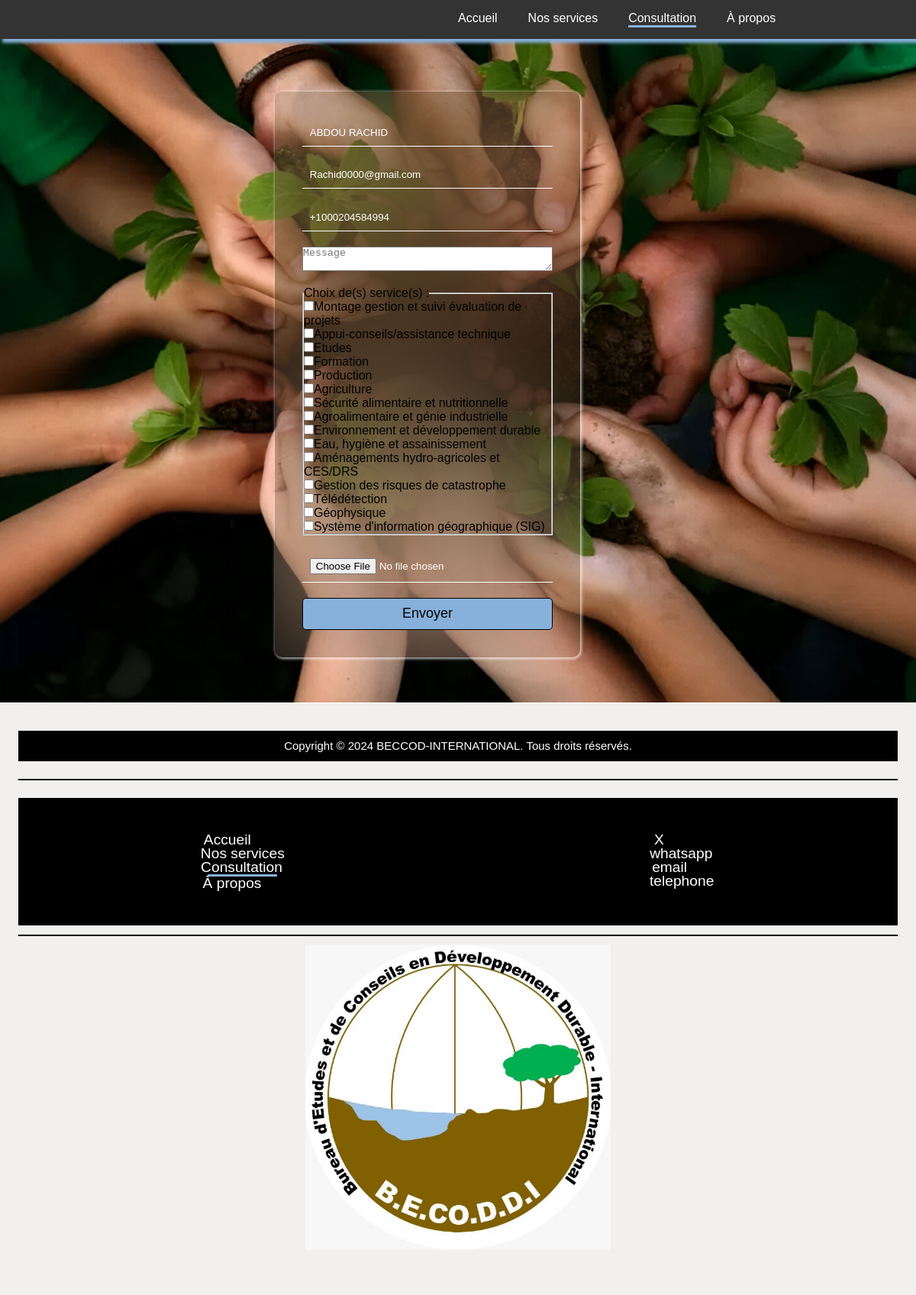
Screenshot of /BECODDI/consultation.php (signed in) with the database file from the repository.
### tables this page shows
CREATE TABLE IF NOT EXISTS `users` (
  `id_users` int NOT NULL AUTO_INCREMENT,
  `nom` varchar(255) NOT NULL,
  `email` varchar(255) NOT NULL,
  `telephone` varchar(255) NOT NULL,
  `mdp` varchar(255) NOT NULL,
  PRIMARY KEY (`id_users`)
);

### BECODDI/consultation.php (the view, shortened to what this page needs)
<?php
require "en_teteco.php";
echo '<link rel="stylesheet" href="../css/inscription.css">';
try {
    $bdd = new PDO('mysql:host=localhost;dbname=site_auto;charset=utf8', 'root', '');
    $bdd->setAttribute(PDO::ATTR_ERRMODE, PDO::ERRMODE_EXCEPTION);
} catch(PDOException $e) {
    echo "Erreur de connexion : " . $e->getMessage();
    exit();
}
$requete = $bdd->prepare('SELECT * FROM users WHERE nom = :nom AND email = :email');
$requete->bindParam(':nom', $_SESSION['nom']);
$requete->bindParam(':email', $_SESSION['email']);
$requete->execute();
$resulta = $requete->fetch(PDO::FETCH_ASSOC);
if ($resulta) {
    echo '<form method="post" action="envoil_mail.php">';
    echo '<input type="text" name="nom" placeholder="Nom" value="' . htmlspecialchars($resulta['nom']) . '">';
    echo '<input type="email" name="email" placeholder="Email" value="' . htmlspecialchars($resulta['email']) . '">';
    echo '<input type="tel" name="telephone" placeholder="Téléphone" value="' . htmlspecialchars($resulta['telephone']) . '">';
    echo '<textarea name="message" id="message" placeholder="Message" required></textarea>';
    echo '<fieldset><legend>Choix de(s) service(s) :</legend>';
    $services = [
        "Montage gestion et suivi évaluation de projets",
        "Appui-conseils/assistance technique",
        "Etudes",
        "Formation",
        "Production",
        "Agriculture",
        "Sécurité alimentaire et nutritionnelle",
        "Agroalimentaire et génie industrielle",
        "Environnement et développement durable",
        "Eau, hygiène et assainissement",
        "Aménagements hydro-agricoles et CES/DRS",
        "Gestion des risques de catastrophe",
        "Télédétection",
        "Géophysique",
        "Système d'information géographique (SIG)"
    ];
    foreach ($services as $service) {
        echo '<label><input type="checkbox" name="choix[]" value="' . $service . '">' . $service . '</label><br>';
    }
    echo '</fieldset>';
   echo'  <input type="file" name="fichier" id="fichier" placeholder="Insérez un fichier (optionnel)">';
    echo '<input type="submit" name="connexion" value="Envoyer">';
echo '</form>';
} else {
    echo 'Utilisateur non trouvé.';
}
require "pied.php";
?>

### css/entete.css (style rules this page uses)
* { margin: 0; padding: 0; }

### css/inscription.css (style rules this page uses)
body { background-image: url("../images/B.JPEG"); background-size: cover; background-position: center; background-repeat: no-repeat; height: 100vh; margin: 0; }
form { display: grid; grid-template-columns: 1; align-content: center; align-self: center; margin-top: 10%; backdrop-filter: blur(100px); row-gap: 20px; width: 400px; margin-left: 30%; padding: 3%; border-radius: 10px; box-shadow: 1px 1px 4px #ffffff; margin-bottom: 5%; }
input { padding :3%; border:none; outline: none; color: white; background: transparent; border-bottom-color:rgb(255, 255, 255) ; border-bottom-style: solid; border-bottom-width: 2px; border-width: 1px; }
input[type="checkbox"] { color: rgb(255, 255, 255); }
input[type="submit"] { background-color:#87B1DB; color: rgb(0, 0, 0); border-radius: 5px; cursor: pointer; border-width: 0.5px; border-style: solid; border-color: rgb(0, 0, 0); font-family: 'Gill Sans', 'Gill Sans MT', Calibri, 'Trebuchet MS', sans-serif; font-size:18px ; transition: background-color 0.3s ease; }

### css/pieds.css (style rules this page uses)
* { margin: 0; padding: 0; }

### BECODDI/en_teteco.php (style rules this page uses)
* { margin: 0; padding: 0; box-sizing: border-box; }
body { font-family: Arial, sans-serif; }

### rows the page displays
users: nom "ABDOU RACHID", email "Rachid0000@gmail.com", telephone "+1000204584994"

### other values shown
$service "Montage gestion et suivi évaluation de projets"
$service "Appui-conseils/assistance technique"
$service "Etudes"
$service "Formation"
$service "Production"
$service "Agriculture"
$service "Sécurité alimentaire et nutritionnelle"
$service "Agroalimentaire et génie industrielle"
$service "Environnement et développement durable"
$service "Eau, hygiène et assainissement"
$service "Aménagements hydro-agricoles et CES/DRS"
$service "Gestion des risques de catastrophe"
$service "Télédétection"
$service "Géophysique"
$service "Système d'information géographique (SIG)"
